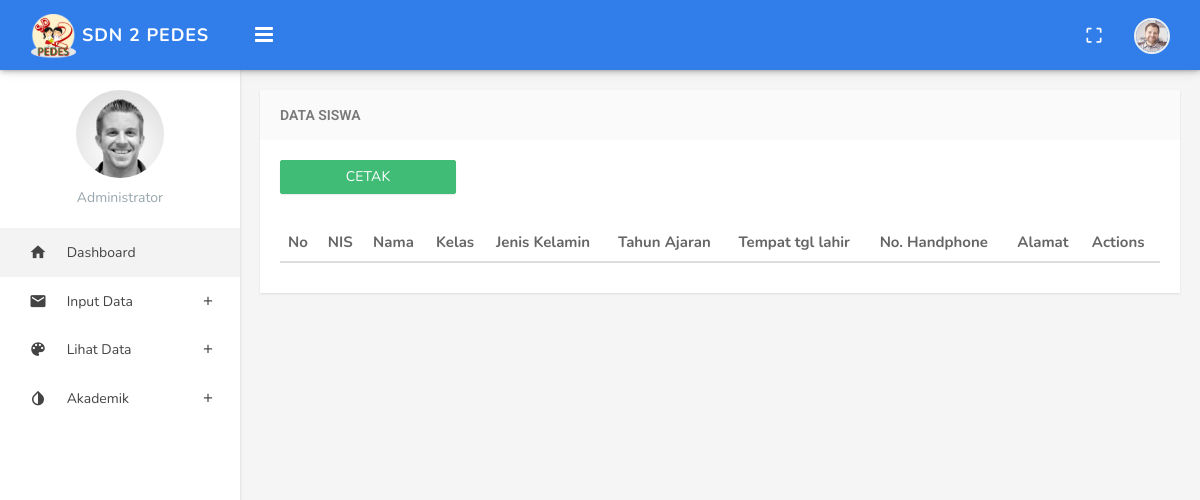
The page /index.php/admin/lihatdata/siswa on the database as committed earlier.
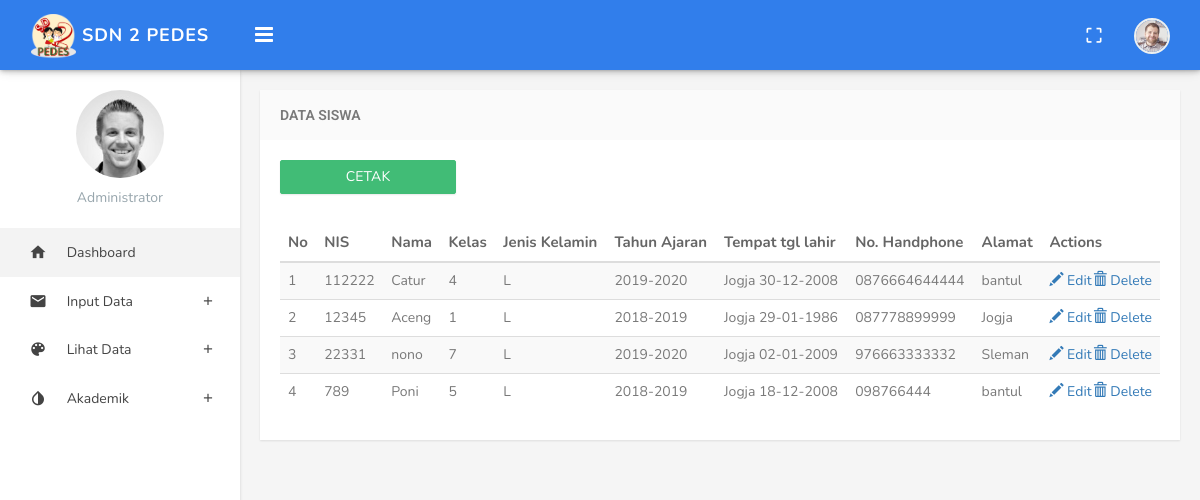
The same page on the database as committed later.
### tables this page shows
CREATE TABLE `siswa` (
  `nis` varchar(15) NOT NULL,
  `nama` varchar(30) NOT NULL,
  `jk` enum('L','P') NOT NULL,
  `ttl` varchar(30) NOT NULL,
  `id_kelas` int(5) NOT NULL,
  `thn_ajaran` varchar(15) NOT NULL,
  `nope` varchar(15) NOT NULL,
  `alamat` varchar(50) NOT NULL
);

### application/controllers/admin/Lihatdata.php (called while the page is built, shortened)
<?php
class Lihatdata extends CI_Controller
{
	public function siswa()
	{
		$data['siswa'] = $this->db->select('siswa.*,ruang_kelas.nama_ruangan,')->from('siswa')->join('ruang_kelas','ruang_kelas.id=siswa.id_kelas')->get()->result();
		$this->load->view('admin/lihatdata/siswa/index',$data);
	}
}

### index.php (called while the page is built, shortened)
<?php
require_once BASEPATH.'core/CodeIgniter.php';

### application/views/admin/lihatdata/siswa/index.php (the view, shortened to what this page needs)
<!DOCTYPE html>
<html>
<head>
    <?php $this->load->view('admin/layouts/header'); ?>
</head>
<body class="fixed-left">
    <div id="wrapper">
        <?php $this->load->view('admin/layouts/top_menu');?>
        <?php $this->load->view('admin/layouts/sidebar');?>
        <div class="content-page">
            <div class="content">
                <div class="container">
                    <div class="row">
                        <div class="col-sm-12">
                            <div class="panel panel-default">
                                <div class="panel-heading"><h3 class="panel-title">Data Siswa</h3></div>
                                <div class="panel-body">
                                    <table class="datatables table table-bordered table-striped" id="datatable-editable">
                                        <a href="<?=site_url('admin/lihatdata/cetaksiswa');?>" target="_blank" class="btn btn-success" style="width: 20%; margin-bottom: 20px;">CETAK</a>
                                        <table class="data table table-striped">
                                            <thead>
                                                <tr>
                                                    <th>No</th>
                                                    <th>NIS</th>
                                                    <th>Nama</th>
                                                    <th>Kelas</th>
                                                    <th>Jenis Kelamin</th>
                                                    <th>Tahun Ajaran</th>
                                                    <th>Tempat tgl lahir</th>
                                                    <th>No. Handphone</th>
                                                    <th>Alamat</th>
                                                    <th>Actions</th></th>
                                                </tr>
                                            </thead>
                                            <tbody>
                                                <?php $nomor = 1; ?>
                                                <?php foreach($siswa as $sw) : ?>
                                                    <tr class="gradeX">
                                                        <td><?= $nomor;?> </td>
                                                        <?php $nomor++;?>
                                                        <td><?= $sw->nis; ?>
                                                        </td>
                                                        <td><?= $sw->nama; ?></td>
                                                        <td><?= $sw->id_kelas; ?></td>
                                                        <td><?= $sw->jk; ?></td>
                                                        <td><?= $sw->thn_ajaran; ?></td>
                                                        <td><?= $sw->ttl; ?></td>
                                                        <td><?= $sw->nope; ?></td>
                                                        <td><?= $sw->alamat; ?></td>
                                                        <td class="actions">
                                                            <a href="<?=site_url('admin/lihatdata/editsiswa/'.$sw->nis);?>"><span class="glyphicon glyphicon-pencil" aria-hidden="true"></span> Edit</a>
                                                            <a class="pull-right" href="<?=site_url('admin/lihatdata/destroysiswa/'.$sw->nis);?>"><span class="glyphicon glyphicon-trash" aria-hidden="true"></span> Delete</a>
                                                        </td>
                                                    </tr>
                                                <?php endforeach; ?>
                                            </tbody>
                                        </table>
                                    </div>
                                </div>
                            </div>
                        </div>
                    </div>
                </div>
            </div>
</div>
</body>
</html>

### application/views/admin/layouts/header.php (shortened to what this page needs)
<link href="<?php echo base_url('assets/blue/css/bootstrap.min.css');?>" rel="stylesheet" />
<link href="<?php echo base_url('assets/blue/assets/font-awesome/css/font-awesome.min.css');?>" rel="stylesheet" />
<link href="<?php echo base_url('assets/blue/assets/ionicon/css/ionicons.min.css');?>" rel="stylesheet" />
<link href="<?php echo base_url('assets/blue/css/material-design-iconic-font.min.css');?>" rel="stylesheet">
<link href="<?php echo base_url('assets/blue/css/animate.css');?>" rel="stylesheet" />
<link href="<?php echo base_url('assets/blue/css/waves-effect.css');?>" rel="stylesheet">
<link rel="stylesheet" type="text/css" href="<?php echo base_url('assets/blue/assets/form-wizard/jquery.steps.css');?>" />
<link href="<?php echo base_url('assets/blue/assets/sweet-alert/sweet-alert.min.css');?>" rel="stylesheet">
<link rel="stylesheet" href="<?php echo base_url('assets/blue/assets/magnific-popup/magnific-popup.css');?>" />
<link href="<?php echo base_url('assets/blue/assets/tagsinput/jquery.tagsinput.css');?>" rel="stylesheet" />
<link href="<?php echo base_url('assets/blue/assets/toggles/toggles.css');?>" rel="stylesheet" />
<link href="<?php echo base_url('assets/blue/assets/timepicker/bootstrap-timepicker.min.css');?>" rel="stylesheet" />
<link href="<?php echo base_url('assets/blue/assets/timepicker/bootstrap-datepicker.min.css');?>" rel="stylesheet" />
<link href="<?php echo base_url('assets/blue/assets/colorpicker/colorpicker.css');?>" rel="stylesheet" type="text/css" />
<link href="<?php echo base_url('assets/blue/assets/jquery-multi-select/multi-select.css');?>"  rel="stylesheet" type="text/css" />
<link href="<?php echo base_url('assets/blue/assets/select2/select2.css');?>" rel="stylesheet" type="text/css" />
<link rel="stylesheet" type="text/css" href="<?php echo base_url('assets/datatables/css/jquery.dataTables.css');?>">
<link rel="stylesheet" type="text/css" href="<?php echo base_url('assets/datatables/css/dataTables.bootstrap4.css');?>">
<link href="<?php echo base_url('assets/blue/css/helper.css');?>" rel="stylesheet" type="text/css" />
<link href="<?php echo base_url('assets/blue/css/style.css');?>" rel="stylesheet" type="text/css" />

### application/views/admin/layouts/top_menu.php (shortened to what this page needs)
<div class="topbar">
                <div class="topbar-left">
                    <div class="text-center">
                        <a href="index.html" class="logo"><img style="width="46" height="46"" src="<?php echo base_url('assets/blue/images/icon_sd.png');?>"> <span>SDN 2 Pedes </span></a>
                    </div>
                </div>
                <div class="navbar navbar-default" role="navigation">
                    <div class="container">
                        <div class="">
                            <div class="pull-left">
                                <button class="button-menu-mobile open-left">
                                    <i class="fa fa-bars"></i>
                                </button>
                            </div>
                            <ul class="nav navbar-nav navbar-right pull-right">
                                <li class="hidden-xs">
                                    <a href="#" id="btn-fullscreen" class="waves-effect waves-light"><i class="md md-crop-free"></i></a>
                                </li>
                                <li class="dropdown">
                                    <a href="" class="dropdown-toggle profile" data-toggle="dropdown" aria-expanded="true"><img src="<?php echo base_url('assets/blue/images/avatar-1.jpg');?>" alt="user-img" class="img-circle"> </a>
                                </li>
                            </ul>
                        </div>
                    </div>
                </div>
            </div>

### application/views/admin/layouts/sidebar.php (shortened to what this page needs)
<div class="left side-menu">
                <div class="sidebar-inner slimscrollleft">
                    <div class="user-details" align="center">
                        <div>
                            <img src="<?php echo base_url('assets/blue/images/users/avatar-1.jpg');?>" alt="User Image" class="thumb-lg img-circle">
                        </div>
                        <div >
                            <p class="text-muted m-0">Administrator</p>
                        </div>
                    </div>
                    <div id="sidebar-menu">
                        <ul>
                            <li>
                                <a href="<?= site_url('admin/dashboard');?>" class="waves-effect active"><i class="md md-home"></i><span> Dashboard </span></a>
                            </li>
                            <li class="has_sub">
                                <a href="#" class="waves-effect"><i class="md md-mail"></i><span> Input Data </span><span class="pull-right"><i class="md md-add"></i></span></a>
                            </li>
                            <li class="has_sub">
                                <a href="#" class="waves-effect"><i class="md md-palette"></i> <span> Lihat Data </span> <span class="pull-right"><i class="md md-add"></i></span></a>
                            </li>
                            <li class="has_sub">
                                <a href="#" class="waves-effect"><i class="md md-invert-colors-on"></i><span> Akademik </span><span class="pull-right"><i class="md md-add"></i></span></a>
                            </li>
                                </ul>
                    </div>
                </div>
            </div>

### assets/blue/css/waves-effect.css (style rules this page uses)
.waves-effect { position: relative; cursor: pointer; display: inline-block; overflow: hidden; -webkit-user-select: none; -moz-user-select: none; -ms-user-select: none; user-select: none; -webkit-tap-highlight-color: transparent; vertical-align: middle; z-index: 1; will-change: opacity, transform; -webkit-transition: all 0.3s ease-out; -moz-transition: all 0.3s ease-out; -o-transition: all 0.3s ease-out; -ms-transition: all 0.3s ease-out; transition: all 0.3s ease-out; }

### assets/blue/css/helper.css (style rules this page uses)
.m-0 { margin: 0px !important; }
.thumb-lg { height: 88px; width: 88px; }

Rows that differ between the two databases and show on the page:
added siswa: nis "112222", nama "Catur", id_kelas "4", jk "L", thn_ajaran "2019-2020", ttl "Jogja 30-12-2008", nope "0876664644444", alamat "bantul"
added siswa: nis "12345", nama "Aceng", id_kelas "1", jk "L", thn_ajaran "2018-2019", ttl "Jogja 29-01-1986", nope "087778899999", alamat "Jogja"
added siswa: nis "22331", nama "nono", id_kelas "7", jk "L", thn_ajaran "2019-2020", ttl "Jogja 02-01-2009", nope "976663333332", alamat "Sleman"
added siswa: nis "789", nama "Poni", id_kelas "5", jk "L", thn_ajaran "2018-2019", ttl "Jogja 18-12-2008", nope "098766444", alamat "bantul"
